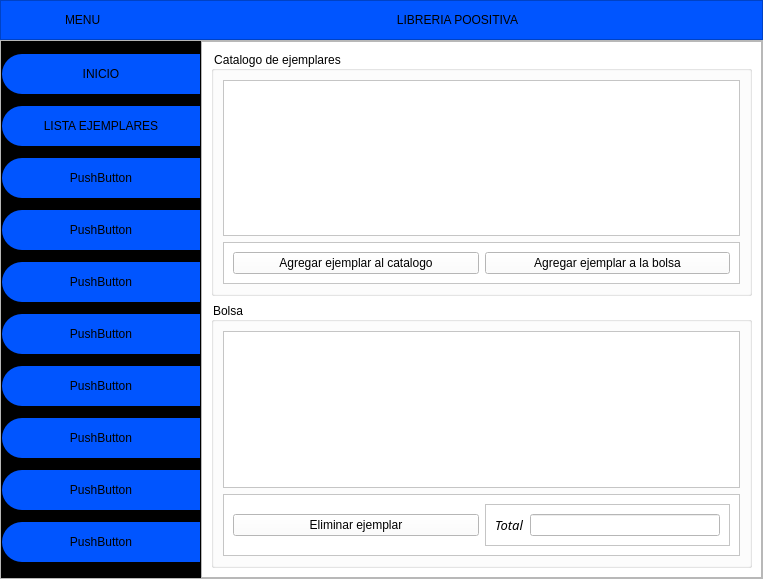
<?xml version="1.0" encoding="UTF-8"?>
<ui version="4.0">
 <class>MainWindow</class>
 <widget class="QMainWindow" name="MainWindow">
  <property name="geometry">
   <rect>
    <x>0</x>
    <y>0</y>
    <width>763</width>
    <height>579</height>
   </rect>
  </property>
  <property name="minimumSize">
   <size>
    <width>0</width>
    <height>0</height>
   </size>
  </property>
  <property name="maximumSize">
   <size>
    <width>16777215</width>
    <height>16777215</height>
   </size>
  </property>
  <property name="contextMenuPolicy">
   <enum>Qt::DefaultContextMenu</enum>
  </property>
  <property name="windowTitle">
   <string>Libreria POOsitiva</string>
  </property>
  <widget class="QWidget" name="centralwidget">
   <layout class="QVBoxLayout" name="verticalLayout">
    <property name="spacing">
     <number>0</number>
    </property>
    <property name="leftMargin">
     <number>0</number>
    </property>
    <property name="topMargin">
     <number>0</number>
    </property>
    <property name="rightMargin">
     <number>0</number>
    </property>
    <property name="bottomMargin">
     <number>0</number>
    </property>
    <item>
     <widget class="QFrame" name="Frame_superior">
      <property name="minimumSize">
       <size>
        <width>0</width>
        <height>40</height>
       </size>
      </property>
      <property name="maximumSize">
       <size>
        <width>16777215</width>
        <height>40</height>
       </size>
      </property>
      <property name="styleSheet">
       <string notr="true">background-color: rgb(0, 85, 255);</string>
      </property>
      <property name="frameShape">
       <enum>QFrame::StyledPanel</enum>
      </property>
      <property name="frameShadow">
       <enum>QFrame::Raised</enum>
      </property>
      <layout class="QHBoxLayout" name="horizontalLayout_2">
       <property name="spacing">
        <number>2</number>
       </property>
       <property name="leftMargin">
        <number>0</number>
       </property>
       <property name="topMargin">
        <number>0</number>
       </property>
       <property name="rightMargin">
        <number>0</number>
       </property>
       <property name="bottomMargin">
        <number>0</number>
       </property>
       <item>
        <widget class="QPushButton" name="btn_menu">
         <property name="minimumSize">
          <size>
           <width>0</width>
           <height>0</height>
          </size>
         </property>
         <property name="maximumSize">
          <size>
           <width>150</width>
           <height>35</height>
          </size>
         </property>
         <property name="styleSheet">
          <string notr="true">QPushButton{
background-color:#0055ff;
font:87 12pt &quot;Arial Black&quot;;
border-radius:0px;
}

QPushButton:hover{
font:87 12pt &quot;Arial Black&quot;;
background-color:#ffffff;

}</string>
         </property>
         <property name="text">
          <string>    MENU</string>
         </property>
         <property name="icon">
          <iconset>
           <normaloff>barra-de-menus.png</normaloff>barra-de-menus.png</iconset>
         </property>
         <property name="iconSize">
          <size>
           <width>32</width>
           <height>32</height>
          </size>
         </property>
        </widget>
       </item>
       <item>
        <widget class="QLabel" name="label">
         <property name="styleSheet">
          <string notr="true">font:italic 15pt &quot;serifai&quot;</string>
         </property>
         <property name="text">
          <string>LIBRERIA POOSITIVA</string>
         </property>
         <property name="alignment">
          <set>Qt::AlignCenter</set>
         </property>
        </widget>
       </item>
      </layout>
     </widget>
    </item>
    <item>
     <widget class="QFrame" name="Frame_inferior">
      <property name="frameShape">
       <enum>QFrame::StyledPanel</enum>
      </property>
      <property name="frameShadow">
       <enum>QFrame::Raised</enum>
      </property>
      <layout class="QHBoxLayout" name="horizontalLayout">
       <property name="spacing">
        <number>0</number>
       </property>
       <property name="leftMargin">
        <number>0</number>
       </property>
       <property name="topMargin">
        <number>0</number>
       </property>
       <property name="rightMargin">
        <number>0</number>
       </property>
       <property name="bottomMargin">
        <number>0</number>
       </property>
       <item>
        <widget class="QFrame" name="frame_lateral">
         <property name="minimumSize">
          <size>
           <width>200</width>
           <height>0</height>
          </size>
         </property>
         <property name="maximumSize">
          <size>
           <width>200</width>
           <height>16777215</height>
          </size>
         </property>
         <property name="styleSheet">
          <string notr="true">QFrame{
background-color:#000000;
}


QPushButton{
background-color:#0055ff;
border-bottom-left-radius:20px;
border-top-left-radius:20px;

font:75 12pt &quot;Arial Narrow&quot;;
}

QPushButton:hover{
background-color:#ffffff;
border-bottom-left-radius:20px;
border-top-left-radius:20px;

font:75 12pt &quot;Arial Narrow&quot;;
}</string>
         </property>
         <property name="frameShape">
          <enum>QFrame::StyledPanel</enum>
         </property>
         <property name="frameShadow">
          <enum>QFrame::Raised</enum>
         </property>
         <layout class="QVBoxLayout" name="verticalLayout_3">
          <property name="spacing">
           <number>0</number>
          </property>
          <property name="leftMargin">
           <number>0</number>
          </property>
          <property name="topMargin">
           <number>0</number>
          </property>
          <property name="rightMargin">
           <number>0</number>
          </property>
          <property name="bottomMargin">
           <number>0</number>
          </property>
          <item>
           <widget class="QPushButton" name="btn_inicio">
            <property name="minimumSize">
             <size>
              <width>0</width>
              <height>40</height>
             </size>
            </property>
            <property name="maximumSize">
             <size>
              <width>16777215</width>
              <height>40</height>
             </size>
            </property>
            <property name="text">
             <string>INICIO</string>
            </property>
            <property name="iconSize">
             <size>
              <width>32</width>
              <height>32</height>
             </size>
            </property>
           </widget>
          </item>
          <item>
           <widget class="QPushButton" name="Btn_uno">
            <property name="minimumSize">
             <size>
              <width>0</width>
              <height>40</height>
             </size>
            </property>
            <property name="maximumSize">
             <size>
              <width>16777215</width>
              <height>40</height>
             </size>
            </property>
            <property name="text">
             <string>LISTA EJEMPLARES</string>
            </property>
            <property name="iconSize">
             <size>
              <width>32</width>
              <height>16</height>
             </size>
            </property>
           </widget>
          </item>
          <item>
           <widget class="QPushButton" name="Btn_dos">
            <property name="minimumSize">
             <size>
              <width>0</width>
              <height>40</height>
             </size>
            </property>
            <property name="maximumSize">
             <size>
              <width>16777215</width>
              <height>40</height>
             </size>
            </property>
            <property name="text">
             <string>PushButton</string>
            </property>
           </widget>
          </item>
          <item>
           <widget class="QPushButton" name="Btn_tres">
            <property name="minimumSize">
             <size>
              <width>0</width>
              <height>40</height>
             </size>
            </property>
            <property name="maximumSize">
             <size>
              <width>16777215</width>
              <height>40</height>
             </size>
            </property>
            <property name="text">
             <string>PushButton</string>
            </property>
           </widget>
          </item>
          <item>
           <widget class="QPushButton" name="Btn_cuatro">
            <property name="minimumSize">
             <size>
              <width>0</width>
              <height>40</height>
             </size>
            </property>
            <property name="maximumSize">
             <size>
              <width>16777215</width>
              <height>40</height>
             </size>
            </property>
            <property name="text">
             <string>PushButton</string>
            </property>
           </widget>
          </item>
          <item>
           <widget class="QPushButton" name="Btn_cinco">
            <property name="minimumSize">
             <size>
              <width>0</width>
              <height>40</height>
             </size>
            </property>
            <property name="maximumSize">
             <size>
              <width>16777215</width>
              <height>40</height>
             </size>
            </property>
            <property name="text">
             <string>PushButton</string>
            </property>
           </widget>
          </item>
          <item>
           <widget class="QPushButton" name="Btn_seis">
            <property name="minimumSize">
             <size>
              <width>0</width>
              <height>40</height>
             </size>
            </property>
            <property name="maximumSize">
             <size>
              <width>16777215</width>
              <height>40</height>
             </size>
            </property>
            <property name="text">
             <string>PushButton</string>
            </property>
           </widget>
          </item>
          <item>
           <widget class="QPushButton" name="Btn_siete">
            <property name="minimumSize">
             <size>
              <width>0</width>
              <height>40</height>
             </size>
            </property>
            <property name="maximumSize">
             <size>
              <width>16777215</width>
              <height>40</height>
             </size>
            </property>
            <property name="text">
             <string>PushButton</string>
            </property>
           </widget>
          </item>
          <item>
           <widget class="QPushButton" name="Btn_ocho">
            <property name="minimumSize">
             <size>
              <width>0</width>
              <height>40</height>
             </size>
            </property>
            <property name="maximumSize">
             <size>
              <width>16777215</width>
              <height>40</height>
             </size>
            </property>
            <property name="text">
             <string>PushButton</string>
            </property>
           </widget>
          </item>
          <item>
           <widget class="QPushButton" name="Btn_nueve">
            <property name="minimumSize">
             <size>
              <width>0</width>
              <height>40</height>
             </size>
            </property>
            <property name="maximumSize">
             <size>
              <width>16777215</width>
              <height>40</height>
             </size>
            </property>
            <property name="text">
             <string>PushButton</string>
            </property>
           </widget>
          </item>
         </layout>
        </widget>
       </item>
       <item>
        <widget class="QFrame" name="Frame_contenedor">
         <property name="styleSheet">
          <string notr="true"/>
         </property>
         <property name="frameShape">
          <enum>QFrame::StyledPanel</enum>
         </property>
         <property name="frameShadow">
          <enum>QFrame::Raised</enum>
         </property>
         <layout class="QVBoxLayout" name="verticalLayout_2">
          <property name="spacing">
           <number>0</number>
          </property>
          <property name="leftMargin">
           <number>0</number>
          </property>
          <property name="topMargin">
           <number>0</number>
          </property>
          <property name="rightMargin">
           <number>0</number>
          </property>
          <property name="bottomMargin">
           <number>0</number>
          </property>
          <item>
           <widget class="QStackedWidget" name="stackedWidget">
            <property name="styleSheet">
             <string notr="true">background-color: rgb(255, 255, 255);</string>
            </property>
            <property name="currentIndex">
             <number>1</number>
            </property>
            <widget class="QWidget" name="page">
             <widget class="QLabel" name="label_2">
              <property name="geometry">
               <rect>
                <x>80</x>
                <y>90</y>
                <width>371</width>
                <height>331</height>
               </rect>
              </property>
              <property name="styleSheet">
               <string notr="true">image: url(:/cct/gui/libros.jpg);</string>
              </property>
              <property name="text">
               <string/>
              </property>
              <property name="pixmap">
               <pixmap>libros.jpg</pixmap>
              </property>
              <property name="scaledContents">
               <bool>true</bool>
              </property>
              <property name="alignment">
               <set>Qt::AlignCenter</set>
              </property>
             </widget>
            </widget>
            <widget class="QWidget" name="page_uno">
             <layout class="QVBoxLayout" name="verticalLayout_4">
              <item>
               <widget class="QGroupBox" name="groupBox">
                <property name="styleSheet">
                 <string notr="true">font:italic 10pt &quot;serifai&quot;</string>
                </property>
                <property name="title">
                 <string>Catalogo de ejemplares</string>
                </property>
                <layout class="QVBoxLayout" name="verticalLayout_5">
                 <item>
                  <widget class="QListView" name="listView_ejemplares"/>
                 </item>
                 <item>
                  <widget class="QFrame" name="frame">
                   <property name="frameShape">
                    <enum>QFrame::StyledPanel</enum>
                   </property>
                   <property name="frameShadow">
                    <enum>QFrame::Raised</enum>
                   </property>
                   <layout class="QHBoxLayout" name="horizontalLayout_3">
                    <item>
                     <widget class="QPushButton" name="btn_Agregar_catalogo">
                      <property name="text">
                       <string>Agregar ejemplar al catalogo</string>
                      </property>
                     </widget>
                    </item>
                    <item>
                     <widget class="QPushButton" name="btn_Agregar_bolsa">
                      <property name="text">
                       <string>Agregar ejemplar a la bolsa</string>
                      </property>
                     </widget>
                    </item>
                   </layout>
                  </widget>
                 </item>
                </layout>
               </widget>
              </item>
              <item>
               <widget class="QGroupBox" name="groupBox_2">
                <property name="styleSheet">
                 <string notr="true">font:italic 10pt &quot;serifai&quot;</string>
                </property>
                <property name="title">
                 <string>Bolsa</string>
                </property>
                <layout class="QVBoxLayout" name="verticalLayout_6">
                 <item>
                  <widget class="QTableView" name="tableView_bolsa"/>
                 </item>
                 <item>
                  <widget class="QFrame" name="frame_2">
                   <property name="frameShape">
                    <enum>QFrame::StyledPanel</enum>
                   </property>
                   <property name="frameShadow">
                    <enum>QFrame::Raised</enum>
                   </property>
                   <layout class="QHBoxLayout" name="horizontalLayout_4">
                    <item>
                     <widget class="QPushButton" name="Btn_eliminarEjemplar_Bolsa">
                      <property name="text">
                       <string>Eliminar ejemplar</string>
                      </property>
                     </widget>
                    </item>
                    <item>
                     <widget class="QFrame" name="frame_3">
                      <property name="frameShape">
                       <enum>QFrame::StyledPanel</enum>
                      </property>
                      <property name="frameShadow">
                       <enum>QFrame::Raised</enum>
                      </property>
                      <layout class="QHBoxLayout" name="horizontalLayout_5">
                       <item>
                        <widget class="QLabel" name="label_3">
                         <property name="sizePolicy">
                          <sizepolicy hsizetype="Fixed" vsizetype="Preferred">
                           <horstretch>0</horstretch>
                           <verstretch>0</verstretch>
                          </sizepolicy>
                         </property>
                         <property name="font">
                          <font>
                           <family>serifai</family>
                           <pointsize>10</pointsize>
                           <weight>50</weight>
                           <italic>true</italic>
                           <bold>false</bold>
                          </font>
                         </property>
                         <property name="text">
                          <string>Total</string>
                         </property>
                        </widget>
                       </item>
                       <item>
                        <widget class="QLineEdit" name="lineEdit_total">
                         <property name="sizePolicy">
                          <sizepolicy hsizetype="Preferred" vsizetype="Fixed">
                           <horstretch>0</horstretch>
                           <verstretch>0</verstretch>
                          </sizepolicy>
                         </property>
                         <property name="readOnly">
                          <bool>true</bool>
                         </property>
                        </widget>
                       </item>
                      </layout>
                     </widget>
                    </item>
                   </layout>
                  </widget>
                 </item>
                </layout>
               </widget>
              </item>
             </layout>
            </widget>
            <widget class="QWidget" name="page_dos"/>
            <widget class="QWidget" name="page_tres"/>
            <widget class="QWidget" name="page_cuatro"/>
            <widget class="QWidget" name="page_cinco"/>
           </widget>
          </item>
         </layout>
        </widget>
       </item>
      </layout>
     </widget>
    </item>
   </layout>
  </widget>
 </widget>
 <resources>
  <include location="../logo.qrc"/>
 </resources>
 <connections/>
</ui>
